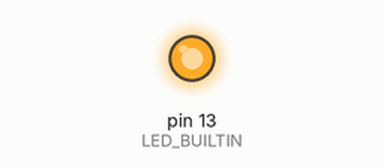
This sketch was run on a simulated Arduino Uno, built with avr-gcc and run on an emulated ATmega328P. Parts: output pins drawn as LEDs (lit = HIGH).

Above: at 0.1 s.
At 100.1 s:
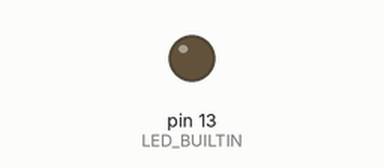
Timing chart, 0 to 101.6 s (numbered marks = the images above):
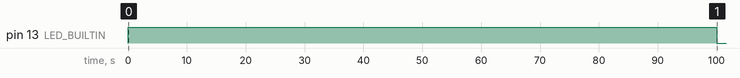

Measured:
- by itself, pin 13 (LED_BUILTIN): LOW → HIGH at 0.00 s, → LOW 100 s later

The sketch:

story_3.ino
```cpp
// C++ code
//
void setup()
{
  pinMode(LED_BUILTIN, OUTPUT);
}

void loop()
{
  digitalWrite(LED_BUILTIN, HIGH);
  delay(100000); // Wait for 100000 millisecond(s)
  digitalWrite(LED_BUILTIN, LOW);
  delay(100000); // Wait for 100000 millisecond(s)
}
```
